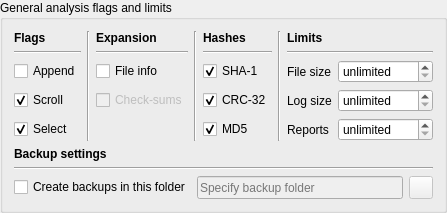
            <widget class="QGroupBox" name="groupBoxFlagsAndLimits">
             <property name="sizePolicy">
              <sizepolicy hsizetype="MinimumExpanding" vsizetype="Minimum">
               <horstretch>0</horstretch>
               <verstretch>0</verstretch>
              </sizepolicy>
             </property>
             <property name="title">
              <string>General analysis flags and limits</string>
             </property>
             <layout class="QGridLayout" name="gridLayout_7">
              <item row="0" column="0">
               <layout class="QGridLayout" name="gridLayoutFlagsAndLimits">
                <item row="3" column="6">
                 <widget class="QLabel" name="labelMaxLogSize">
                  <property name="sizePolicy">
                   <sizepolicy hsizetype="Fixed" vsizetype="Preferred">
                    <horstretch>0</horstretch>
                    <verstretch>0</verstretch>
                   </sizepolicy>
                  </property>
                  <property name="text">
                   <string>Log size</string>
                  </property>
                 </widget>
                </item>
                <item row="1" column="0">
                 <widget class="Line" name="line_4">
                  <property name="orientation">
                   <enum>Qt::Horizontal</enum>
                  </property>
                 </widget>
                </item>
                <item row="0" column="6" colspan="2">
                 <widget class="QLabel" name="labelGeneralLimits">
                  <property name="text">
                   <string>&lt;html&gt;&lt;head/&gt;&lt;body&gt;&lt;p&gt;&lt;span style=&quot; font-weight:600;&quot;&gt;Limits&lt;/span&gt;&lt;/p&gt;&lt;/body&gt;&lt;/html&gt;</string>
                  </property>
                 </widget>
                </item>
                <item row="1" column="6" colspan="2">
                 <widget class="Line" name="line_7">
                  <property name="orientation">
                   <enum>Qt::Horizontal</enum>
                  </property>
                 </widget>
                </item>
                <item row="0" column="0">
                 <widget class="QLabel" name="labelGeneralFlags">
                  <property name="text">
                   <string>&lt;html&gt;&lt;head/&gt;&lt;body&gt;&lt;p&gt;&lt;span style=&quot; font-weight:600;&quot;&gt;Flags&lt;/span&gt;&lt;/p&gt;&lt;/body&gt;&lt;/html&gt;</string>
                  </property>
                 </widget>
                </item>
                <item row="4" column="4">
                 <widget class="QCheckBox" name="checkBoxCalculateMD5">
                  <property name="toolTip">
                   <string>Calculate MD5 hash</string>
                  </property>
                  <property name="text">
                   <string>MD5</string>
                  </property>
                  <property name="checked">
                   <bool>true</bool>
                  </property>
                 </widget>
                </item>
                <item row="2" column="7">
                 <widget class="QSpinBox" name="spinBoxMaxFileSize">
                  <property name="toolTip">
                   <string>Maximum size (in MB) of files to be loaded, files are skipped when they are bigger than that (0 = no limit)</string>
                  </property>
                  <property name="specialValueText">
                   <string>unlimited</string>
                  </property>
                  <property name="suffix">
                   <string> MB</string>
                  </property>
                  <property name="minimum">
                   <number>0</number>
                  </property>
                  <property name="maximum">
                   <number>2048</number>
                  </property>
                  <property name="singleStep">
                   <number>100</number>
                  </property>
                  <property name="value">
                   <number>0</number>
                  </property>
                 </widget>
                </item>
                <item row="4" column="7">
                 <widget class="QSpinBox" name="spinBoxMaxReports">
                  <property name="toolTip">
                   <string>Maximum number of reported sets held in memory (0 = no limit)</string>
                  </property>
                  <property name="specialValueText">
                   <string>unlimited</string>
                  </property>
                  <property name="minimum">
                   <number>0</number>
                  </property>
                  <property name="maximum">
                   <number>999999</number>
                  </property>
                  <property name="singleStep">
                   <number>100</number>
                  </property>
                  <property name="value">
                   <number>0</number>
                  </property>
                 </widget>
                </item>
                <item row="2" column="6">
                 <widget class="QLabel" name="labelMaxFileSize">
                  <property name="sizePolicy">
                   <sizepolicy hsizetype="Fixed" vsizetype="Preferred">
                    <horstretch>0</horstretch>
                    <verstretch>0</verstretch>
                   </sizepolicy>
                  </property>
                  <property name="text">
                   <string>File size</string>
                  </property>
                 </widget>
                </item>
                <item row="0" column="1" rowspan="5">
                 <widget class="Line" name="line">
                  <property name="orientation">
                   <enum>Qt::Vertical</enum>
                  </property>
                 </widget>
                </item>
                <item row="4" column="0">
                 <widget class="QCheckBox" name="checkBoxSelectMachine">
                  <property name="toolTip">
                   <string>Select machine in machine list if selected in analysis report?</string>
                  </property>
                  <property name="text">
                   <string>Select</string>
                  </property>
                  <property name="checked">
                   <bool>true</bool>
                  </property>
                 </widget>
                </item>
                <item row="3" column="7">
                 <widget class="QSpinBox" name="spinBoxMaxLogSize">
                  <property name="toolTip">
                   <string>Maximum number of lines in log (0 = no limit)</string>
                  </property>
                  <property name="specialValueText">
                   <string>unlimited</string>
                  </property>
                  <property name="suffix">
                   <string> lines</string>
                  </property>
                  <property name="minimum">
                   <number>0</number>
                  </property>
                  <property name="maximum">
                   <number>999999</number>
                  </property>
                  <property name="singleStep">
                   <number>100</number>
                  </property>
                  <property name="value">
                   <number>0</number>
                  </property>
                 </widget>
                </item>
                <item row="2" column="4">
                 <widget class="QCheckBox" name="checkBoxCalculateSHA1">
                  <property name="toolTip">
                   <string>Calculate SHA-1 hash</string>
                  </property>
                  <property name="text">
                   <string>SHA-1</string>
                  </property>
                  <property name="checked">
                   <bool>true</bool>
                  </property>
                 </widget>
                </item>
                <item row="0" column="2">
                 <widget class="QLabel" name="labelGeneralExpansion">
                  <property name="text">
                   <string>&lt;html&gt;&lt;head/&gt;&lt;body&gt;&lt;p&gt;&lt;span style=&quot; font-weight:600;&quot;&gt;Expansion&lt;/span&gt;&lt;/p&gt;&lt;/body&gt;&lt;/html&gt;</string>
                  </property>
                 </widget>
                </item>
                <item row="3" column="2">
                 <widget class="QCheckBox" name="checkBoxExpandChecksums">
                  <property name="enabled">
                   <bool>false</bool>
                  </property>
                  <property name="toolTip">
                   <string>Automatically expand calculated check-sums</string>
                  </property>
                  <property name="text">
                   <string>Check-sums</string>
                  </property>
                 </widget>
                </item>
                <item row="0" column="4">
                 <widget class="QLabel" name="labelGeneralHashes">
                  <property name="text">
                   <string>&lt;html&gt;&lt;head/&gt;&lt;body&gt;&lt;p&gt;&lt;span style=&quot; font-weight:600;&quot;&gt;Hashes&lt;/span&gt;&lt;/p&gt;&lt;/body&gt;&lt;/html&gt;</string>
                  </property>
                 </widget>
                </item>
                <item row="2" column="0">
                 <widget class="QCheckBox" name="checkBoxAppendReport">
                  <property name="toolTip">
                   <string>If set, analysis output is appended (otherwise the report is cleared before the analysis)</string>
                  </property>
                  <property name="text">
                   <string>Append</string>
                  </property>
                 </widget>
                </item>
                <item row="2" column="2">
                 <widget class="QCheckBox" name="checkBoxExpandFiles">
                  <property name="toolTip">
                   <string>Automatically expand file info</string>
                  </property>
                  <property name="text">
                   <string>File info</string>
                  </property>
                 </widget>
                </item>
                <item row="3" column="4">
                 <widget class="QCheckBox" name="checkBoxCalculateCRC">
                  <property name="toolTip">
                   <string>Calculate CRC-32 check-sum</string>
                  </property>
                  <property name="text">
                   <string>CRC-32</string>
                  </property>
                  <property name="checked">
                   <bool>true</bool>
                  </property>
                 </widget>
                </item>
                <item row="1" column="4">
                 <widget class="Line" name="line_6">
                  <property name="orientation">
                   <enum>Qt::Horizontal</enum>
                  </property>
                 </widget>
                </item>
                <item row="3" column="0">
                 <widget class="QCheckBox" name="checkBoxAutoScroll">
                  <property name="toolTip">
                   <string>Automatically scroll to the currently analyzed machine</string>
                  </property>
                  <property name="text">
                   <string>Scroll</string>
                  </property>
                  <property name="checked">
                   <bool>true</bool>
                  </property>
                 </widget>
                </item>
                <item row="1" column="2">
                 <widget class="Line" name="line_5">
                  <property name="orientation">
                   <enum>Qt::Horizontal</enum>
                  </property>
                 </widget>
                </item>
                <item row="0" column="3" rowspan="5">
                 <widget class="Line" name="line_2">
                  <property name="orientation">
                   <enum>Qt::Vertical</enum>
                  </property>
                 </widget>
                </item>
                <item row="4" column="6">
                 <widget class="QLabel" name="labelMaxReports">
                  <property name="sizePolicy">
                   <sizepolicy hsizetype="Fixed" vsizetype="Preferred">
                    <horstretch>0</horstretch>
                    <verstretch>0</verstretch>
                   </sizepolicy>
                  </property>
                  <property name="text">
                   <string>Reports</string>
                  </property>
                 </widget>
                </item>
                <item row="0" column="5" rowspan="5">
                 <widget class="Line" name="line_3">
                  <property name="orientation">
                   <enum>Qt::Vertical</enum>
                  </property>
                 </widget>
                </item>
                <item row="7" column="0" colspan="8">
                 <layout class="QHBoxLayout" name="horizontalLayout_7">
                  <item>
                   <widget class="QCheckBox" name="checkBoxCreateBackups">
                    <property name="toolTip">
                     <string>Create backups whenever modifying / overwriting files by copying them to the specified folder</string>
                    </property>
                    <property name="text">
                     <string>Create backups in this folder</string>
                    </property>
                   </widget>
                  </item>
                  <item>
                   <widget class="QLineEdit" name="lineEditBackupFolder">
                    <property name="enabled">
                     <bool>false</bool>
                    </property>
                    <property name="sizePolicy">
                     <sizepolicy hsizetype="MinimumExpanding" vsizetype="Minimum">
                      <horstretch>0</horstretch>
                      <verstretch>0</verstretch>
                     </sizepolicy>
                    </property>
                    <property name="toolTip">
                     <string>Backup folder (write)</string>
                    </property>
                    <property name="placeholderText">
                     <string>Specify backup folder</string>
                    </property>
                   </widget>
                  </item>
                  <item>
                   <widget class="QToolButton" name="toolButtonBrowseBackupFolder">
                    <property name="enabled">
                     <bool>false</bool>
                    </property>
                    <property name="sizePolicy">
                     <sizepolicy hsizetype="Fixed" vsizetype="Minimum">
                      <horstretch>0</horstretch>
                      <verstretch>0</verstretch>
                     </sizepolicy>
                    </property>
                    <property name="toolTip">
                     <string>Browse the backup folder</string>
                    </property>
                    <property name="icon">
                     <iconset resource="../qmc2.qrc">
                      <normaloff>:/data/img/fileopen.png</normaloff>:/data/img/fileopen.png</iconset>
                    </property>
                   </widget>
                  </item>
                 </layout>
                </item>
                <item row="5" column="0" colspan="8">
                 <widget class="QLabel" name="label">
                  <property name="text">
                   <string>&lt;html&gt;&lt;head/&gt;&lt;body&gt;&lt;p&gt;&lt;span style=&quot; font-weight:600;&quot;&gt;Backup settings&lt;/span&gt;&lt;/p&gt;&lt;/body&gt;&lt;/html&gt;</string>
                  </property>
                 </widget>
                </item>
                <item row="6" column="0" colspan="8">
                 <widget class="Line" name="line_21">
                  <property name="orientation">
                   <enum>Qt::Horizontal</enum>
                  </property>
                 </widget>
                </item>
               </layout>
              </item>
             </layout>
            </widget>
